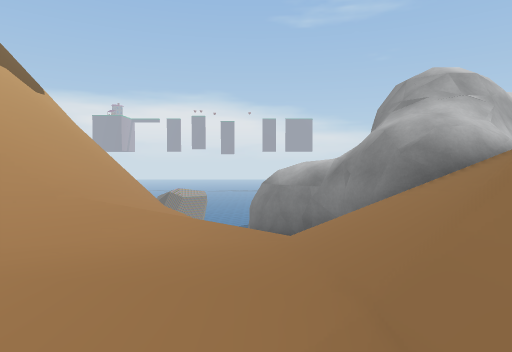
view 1 (above)

17 first-person views from a walk through a scene from a Unity 3-D project. The camera is 1.2 m above the floor, tilts 2° down and sees 75° across. The floor is counted in squares, 2 m on a side. Each view is taken from the middle of a square. On the plan, view 1 faces up. The plan holds only what a view shows up to about 10 squares ahead; the rest is blank. The place goes on beyond the plan. The player character is not drawn. Some surface patterns are stand-ins.

view 2
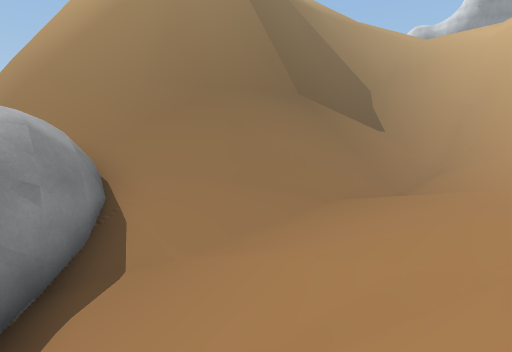

view 3
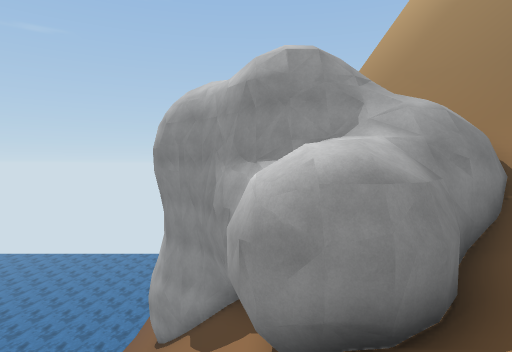

view 4
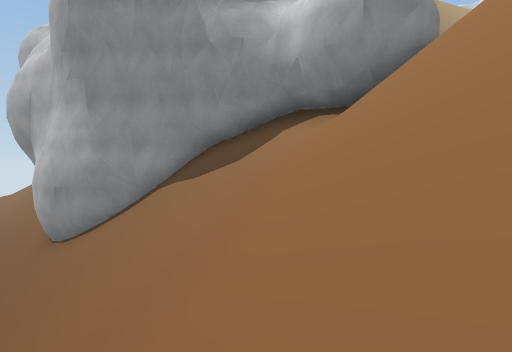

view 5
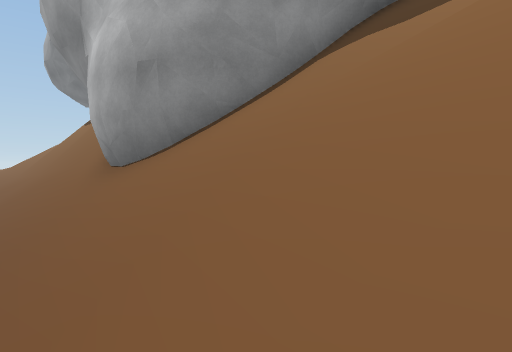

view 6
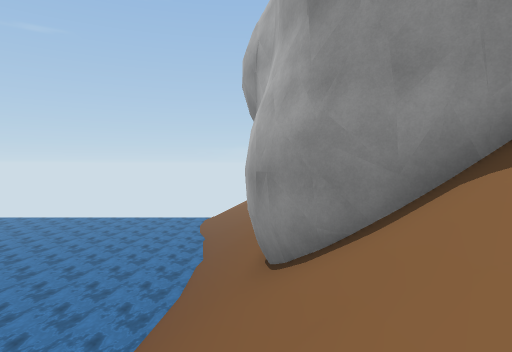

view 7
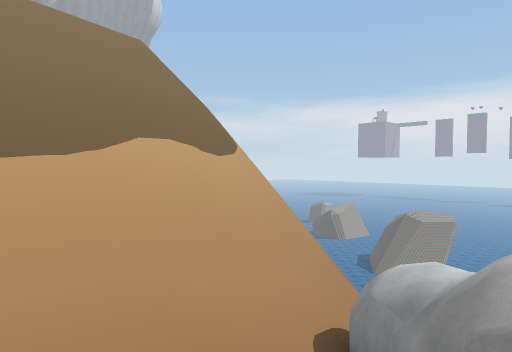

view 8
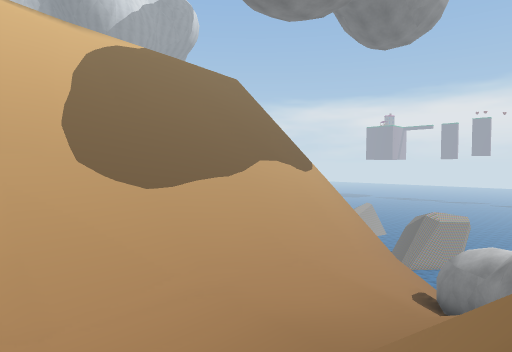

view 9
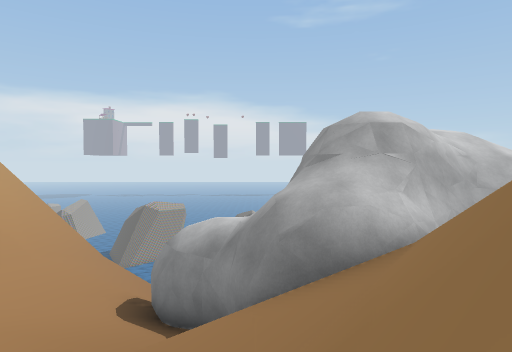

view 10
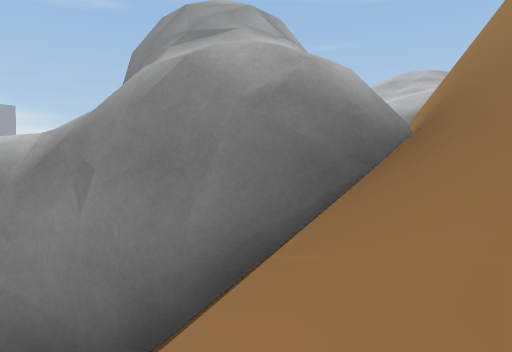

view 11
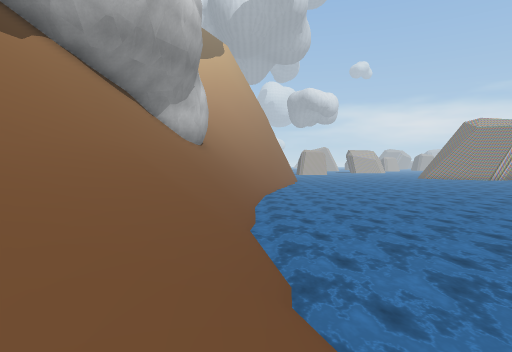

view 12
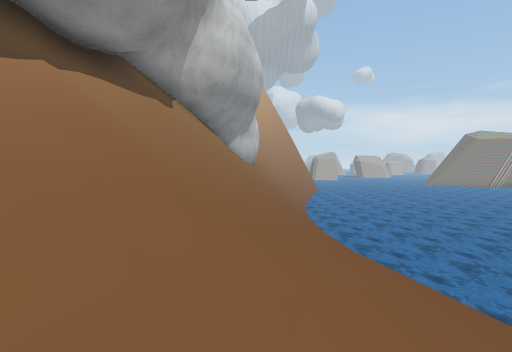

view 13
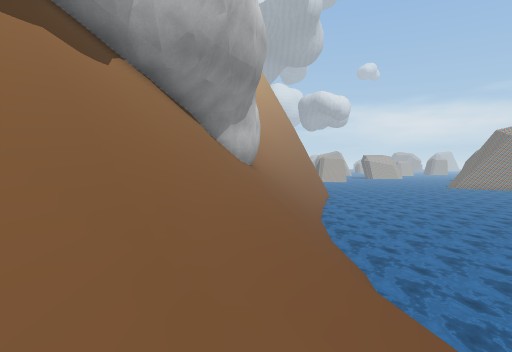

view 14
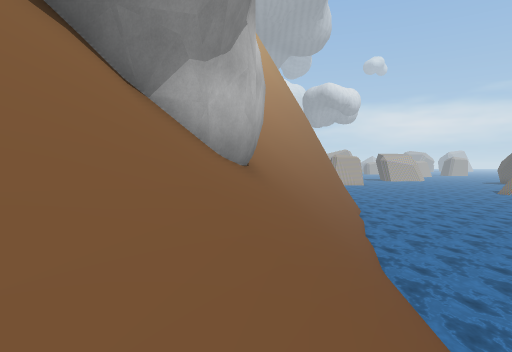

view 15
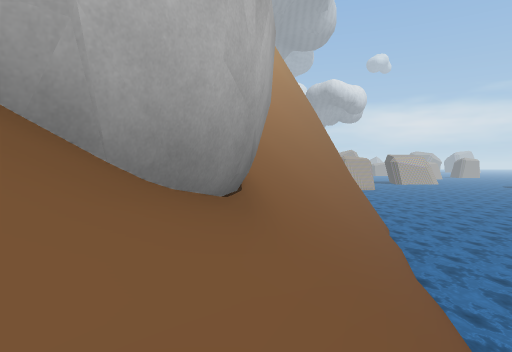

view 16
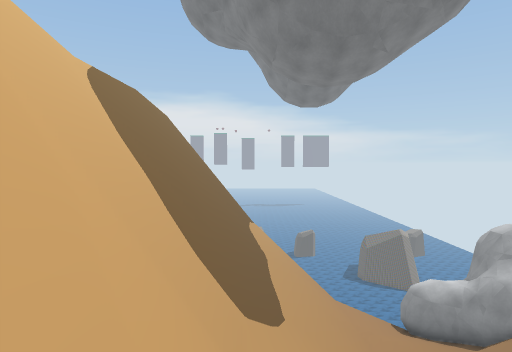

view 17
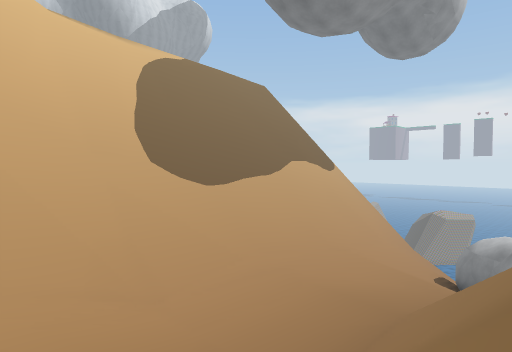

### Floor plan
Key: @ floor where view 1 was taken; # wall or solid block; . main floor; - floor 9.5 m lower than the main floor; : floor 9.5 m higher than the main floor; _ floor 12.75 m lower than the main floor; / step, stairs or slope; ~ water the walk can cross; ≈ water the walk keeps out of; ^ raised ledge; v drop or lower ground.
Columns run from 7 left of view 1 to 23 right of it. Each row starts with its distance up from view 1.
 16        ≈≈≈≈≈≈≈≈≈≈≈≈≈≈≈≈≈≈≈
 15        vvv≈≈~≈≈≈≈≈≈≈≈≈≈≈≈≈≈
 14      / //////////_~~~~///////
 13      /////////////////////////
 12      ////////###///////////////
 11   ///// ////############////--
 10 #////// ////#    #  ###/////-
  9 #///////#####       ### ////
  8 #//////##  ##^^        ###
  7 #///////## ##^^^^       #
  6 #////////###vv^^^
  5 #/////////#/vvv##
  4 #////...//////##
  3 #////.../////##
  2 #////...////##
  1 #////...///##
  0 #////..@///##
 -1 #////...///
 -2 #//////////
 -3 #///#//////
 -4 #//##///
 -5  :        /

Positions as (right, up) in squares from view 1, and headings:
1: (0, 0), facing up
2: (-3, 7), facing down-right
3: (-3, 9), facing right
4: (-2, 14), facing down-right
5: (2, 14), facing down-right
6: (2, 12), facing right
7: (3, 2), facing up-left
8: (3, -3), facing up-left
9: (2, 1), facing up
10: (1, 4), facing up-right
11: (20, 14), facing left
12: (23, 12), facing left
13: (19, 12), facing left
14: (13, 12), facing left
15: (10, 12), facing left
16: (-6, -5), facing up
17: (3, -5), facing up-left
